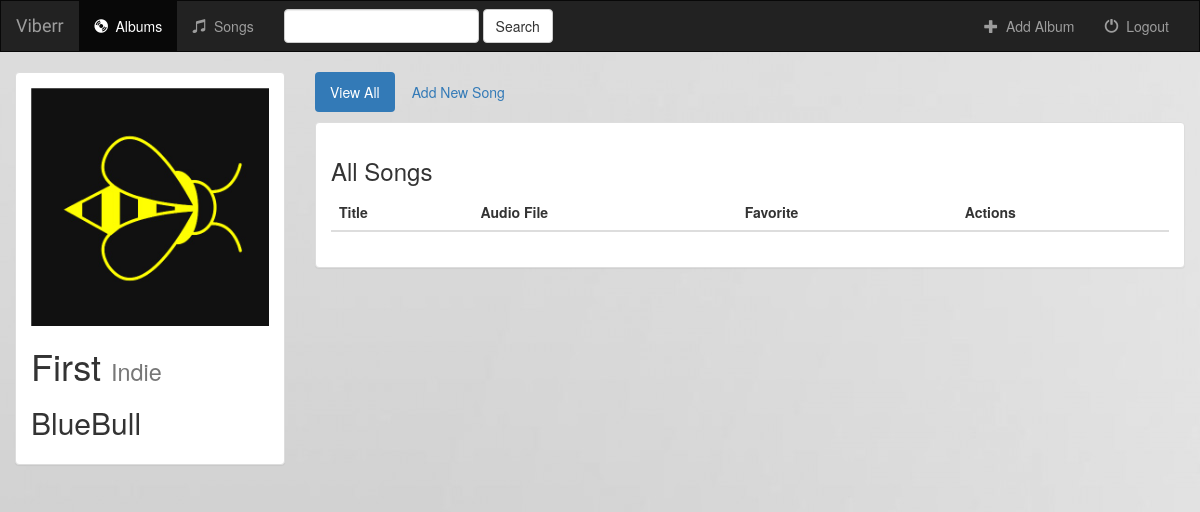
/music/7/ (signed in), run on the app's committed database.
### music/models.py (models this page shows)
class Album(models.Model):
    user = models.ForeignKey(User, default=1)
    artist = models.CharField(max_length=250)
    album_title = models.CharField(max_length=250)
    genre = models.CharField(max_length=100)
    album_logo = models.FileField()
    is_favorite = models.BooleanField(default=False)
    def __str__(self):
        return self.album_title + " : " + self.artist

### music/views.py (the view)
# urls.py: url(r'^(?P<album_id>[0-9]+)/$', views.detail, name='detail'),
def detail(request, album_id):
    if not request.user.is_authenticated():
        return render(request, 'music/login.html')
    else:
        user = request.user
        album = get_object_or_404(Album, pk=album_id)
        return render(request, 'music/detail.html', {'album': album, 'user': user})

### music/templates/music/detail.html (shortened to what this page needs)
{% extends 'music/base.html' %}
{% block body %}
<div class="container-fluid songs-container">
    <div class="row">
        <div class="col-sm-4 col-md-3">
            <div class="panel panel-default">
                <div class="panel-body">
                    <a href="{% url 'music:detail' album.id %}">
                        {% if album.album_logo %}
                            <img src="{{ album.album_logo.url }}" class="img-responsive">
                        {% else %}
                            <h3>No image to display</h3>
                        {% endif %}
                    </a>
                    <h1>{{ album.album_title }} <small>{{ album.genre }}</small></h1>
                    <h2>{{ album.artist }}</h2>
                </div>
            </div>
        </div>
        <div class="col-sm-8 col-md-9">
            <ul class="nav nav-pills" style="margin-bottom: 10px;">
                <li role="presentation" class="active"><a href="{% url 'music:detail' album.id %}">View All</a></li>
                <li role="presentation"><a href="{% url 'music:create_song' album.id %}">Add New Song</a></li>
            </ul>
            <div class="panel panel-default">
                <div class="panel-body">
                    <h3>All Songs</h3>
                    <table class="table">
                        <thead>
                        <tr>
                            <th>Title</th>
                            <th>Audio File</th>
                            <th>Favorite</th>
                            <th>Actions</th>
                        </tr>
                        </thead>
                    </table>
                </div>
            </div>
        </div>
    </div>
</div>
{% endblock %}

### music/static/music/style.css (style rules this page uses)
body { background: #ffffff url("images/background.jpg") ; }

### data on the page
Album: album_logo (picture), album_title "First", genre "Indie", artist "BlueBull"
